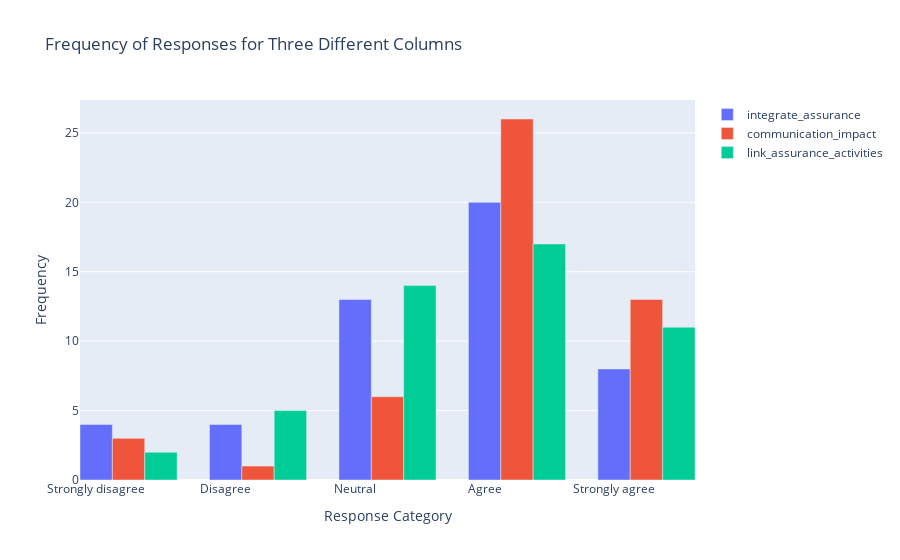

Notebook cell for this chart:
### Markdown cell above
- Overall Satisfaction is high

Q: 3 Qs on process of assurance (integration into operation, communication & linking) 
- **Most often** respondents **agree** that:
    - their assurance activities extend beyond checklists and are integrated into operational practices
    - the way they communicate assurance contributes to building and maintaining trust
    - they can link assurance activities to higher-level principles guiding trustwowrthiness and ethical standards
- Respondents were **most positive** about **communication** of assurance
    - among those 13 that reported dissatisfaction on some level, the most frequent response to the question around effectiveness of communication was still "agree"

Q: How satisfied are you with how your team identifies and documents requirements, actions, and decisions in your assurance process?
- Overall, the most frequent response to **how satisfied** teams are with their assurance process was **Somewhat satisfied**
    - Among respondents with **publicly impactful DTs**, there were **fewer reports of high satisfaction**, and the most frequent response was **somewhat unsatisfied**

### Code cell
response_options = [
            "Strongly disagree",
            "Disagree",
            "Neutral",
            "Agree",
            "Strongly agree",
        ]
sel_df = df[['integrate_assurance','communication_impact','link_assurance_activities']]
# Calculate frequencies for each column
frequencies = {col: sel_df[col].value_counts().reindex(response_options, fill_value=0) for col in sel_df.columns}

# Convert the frequencies to a DataFrame
freq_df = pd.DataFrame(frequencies)

# Set positions for the bars
bar_width = 0.25
positions = [np.arange(len(response_options)) + i * bar_width for i in range(len(sel_df.columns))]

# Create the traces
traces = [
    go.Bar(
        x=[pos for pos in pos_list],
        y=freq_df[col],
        name=col,
        width=bar_width
    ) for col, pos_list in zip(sel_df.columns, positions)
]

# Create the layout
layout = go.Layout(
    barmode='group',
    xaxis=dict(title='Response Category', tickvals=positions[0], ticktext=response_options),
    yaxis=dict(title='Frequency'),
    title='Frequency of Responses for Three Different Columns'
)

# Create and show the figure
fig = go.Figure(data=traces, layout=layout)
fig.show()

### Figure 1 — Plotly figure (JSON) as saved in the notebook; plotly's stock layout.template omitted (floating-point values rounded to 4 significant figures)
{"data": [{"name": "integrate_assurance", "type": "bar", "width": 0.25, "x": [0, 1, 2, 3, 4], "y": [4, 4, 13, 20, 8]}, {"name": "communication_impact", "type": "bar", "width": 0.25, "x": [0.25, 1.25, 2.25, 3.25, 4.25], "y": [3, 1, 6, 26, 13]}, {"name": "link_assurance_activities", "type": "bar", "width": 0.25, "x": [0.5, 1.5, 2.5, 3.5, 4.5], "y": [2, 5, 14, 17, 11]}], "layout": {"barmode": "group", "title": {"text": "Frequency of Responses for Three Different Columns"}, "xaxis": {"ticktext": ["Strongly disagree", "Disagree", "Neutral", "Agree", "Strongly agree"], "tickvals": [0, 1, 2, 3, 4], "title": {"text": "Response Category"}}, "yaxis": {"title": {"text": "Frequency"}}}}
